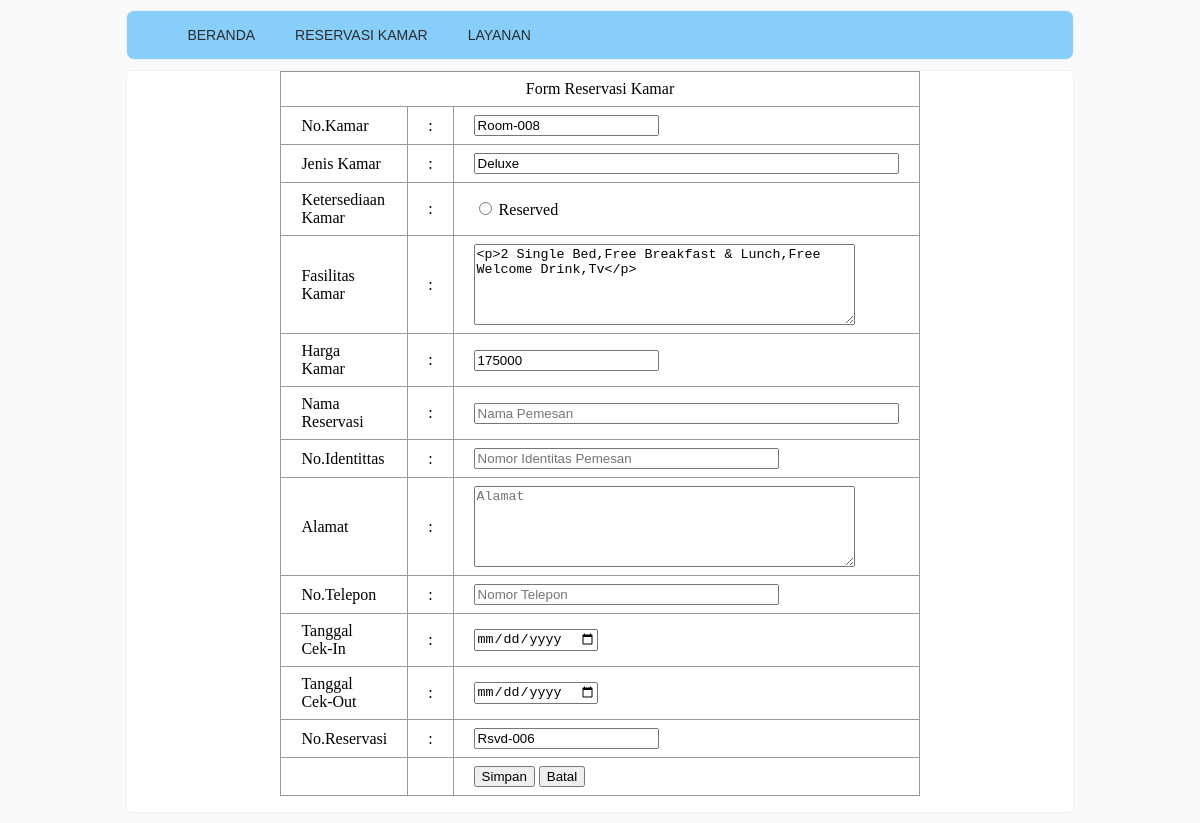
The app's page /?page=Reservasi&Kode=Room-008 with its own data.
### tables this page shows
CREATE TABLE `tbl_kamar` (
  `no_kamar` char(8) NOT NULL,
  `jenis_kamar` varchar(100) NOT NULL,
  `Ketersediaan` varchar(100) NOT NULL,
  `fasilitas` text NOT NULL,
  `harga_kamar` int(12) NOT NULL,
  `kd_kategori` char(6) NOT NULL
);

### form_pesan_kamar.php (the view, shortened to what this page needs)
<?php include "koneksidb.php";
 $Kode  = isset($_GET['Kode']) ? $_GET['Kode'] : $_POST['txtKode'];
 $mySql = "Select * from tbl_kamar where no_kamar = '$Kode'";
 $myQry = mysqli_query($koneksi,$mySql) or die ("Error Update".mysqli_error());
 $dataedit = mysqli_fetch_array($myQry);
 $datakode = $dataedit['no_kamar'];
 $datajenis = isset($_POST['txtjenis']) ? $_POST['txtjenis']:$dataedit['jenis_kamar'];
 $datafasilitas = isset($_POST['txtfasilitas']) ? $_POST['txtfasilitas']:$dataedit['fasilitas'];
 $dataharga = isset($_POST['txtharga']) ? $_POST['txtharga']:$dataedit['harga_kamar'];
?>
<?php
include "function.php";
$datanama    = isset($_POST['txtnama']) ? $_POST['txtnama']:'';
$datanoid    = isset($_POST['txtnoid']) ? $_POST['txtnoid']:'';
$dataalamat  = isset($_POST['txtalamat']) ? $_POST['txtalamat']:'';
$datanotelepon = isset($_POST['txtnotelepon']) ? $_POST['txtnotelepon']:'';
$datatglin   = isset($_POST['txttglin']) ? $_POST['txttglin']:'';
$datatglout  = isset($_POST['txttglout']) ? $_POST['txttglout']:'';
?>
<!DOCTYPE html PUBLIC "-//W3C//DTD XHTML 1.0 Transitional//EN" "http://www.w3.org/TR/xhtml1/DTD/xhtml1-transitional.dtd">
<html xmlns="http://www.w3.org/1999/xhtml">
<head>
</head>
<body>
<form id="form1" name="form1" method="post" action="">
  <table width="500" border="0" align="center" class="tablestyle">
    <tr>
      <td colspan="3" align="center">Form Reservasi Kamar</td>
    </tr>
    <tr>
      <td>No.Kamar</td>
      <td>:</td>
      <td><label for="fasilitas"></label>
      <input name="txtnokamar" type="text" id="txtnokamar" value="<?php echo $datakode;?>" size="20" readonly="readonly" /><input name="txtKode" type="hidden" value="<?php echo $datakode; ?>" /></td>
    </tr>
    <tr>
      <td>Jenis Kamar</td>
      <td>:</td>
      <td><label for="cmbjenis"></label>
        <input name="txtjenis" type="text" id="txtjenis" value="<?php echo $datajenis;?>" size="50" readonly="readonly" />
<label for="txtkd"></label></td>
    </tr>
    <tr>
      <td>Ketersediaan Kamar</td>
      <td>:</td>
      <td><label for="cmbstok"></label>
        <input type="radio" name="rbstok" id="radio2" value="Reserved" required="required" />
        <label for="rbstok">Reserved</label></td>
    </tr>
    <tr>
      <td>Fasilitas Kamar</td>
      <td>:</td>
      <td><label for="txtfasilitas"></label>
      <textarea  name="txtfasilitas" id="txtfasilitas" readonly="readonly" cols="45" rows="5"><?php echo $datafasilitas;?></textarea></td>
    </tr>
    <tr>
      <td>Harga Kamar</td>
      <td>:</td>
      <td><label for="fasilitas"></label>
      <input name="txtharga" type="text" id="txtharga" value="<?php echo $dataharga;?>" readonly="readonly" /></td>
    </tr>
    <tr>
      <td>Nama Reservasi</td>
      <td>:</td>
      <td><label for="txtnama"></label>
      <input name="txtnama" type="text" placeholder="Nama Pemesan" required="required" id="txtnama" value="<?php echo $datanama;?>" size="50" /></td>
    </tr>
    <tr>
      <td>No.Identittas</td>
      <td>:</td>
      <td><label for="txtnoid"></label>
      <input name="txtnoid" type="text" placeholder="Nomor Identitas Pemesan" required="required" id="txtnoid" value="<?php echo $datanoid;?>" size="35" /></td>
    </tr>
    <tr>
      <td>Alamat </td>
      <td>:</td>
      <td><label for="txtalamat"></label>
      <textarea name="txtalamat" cols="45" rows="5" placeholder="Alamat" required="required" id="txtalamat"><?php echo $dataalamat;?></textarea></td>
    </tr>
    <tr>
      <td>No.Telepon</td>
      <td>:</td>
      <td><label for="txtnotelepon"></label>
      <input name="txtnotelepon" type="text" placeholder="Nomor Telepon" required="required" id="txtnotelepon" value="<?php echo $datanotelepon;?>" size="35" /></td>
    </tr>
    <tr>
      <td>Tanggal Cek-In</td>
      <td>:</td>
      <td><label for="txttglin"></label>
      <input name="txttglin" type="date" required="required" id="txttglin" value="<?php echo $datatglin;?>" /></td>
    </tr>
    <tr>
      <td>Tanggal Cek-Out</td>
      <td>:</td>
      <td><label for="txttglout"></label>
      <input name="txttglout" type="date" required="required" id="txttglout" value="<?php echo $datatglout;?>" /></td>
    </tr>
    <tr>
      <td>No.Reservasi</td>
      <td>:</td>
      <td><label for="txtnoreservasi"></label>
      <?php
	  $query = "SELECT max(no_reservasi) as maxKode FROM tbl_reservasi_kamar";
$hasil = mysqli_query($koneksi,$query);
$data = mysqli_fetch_array($hasil);
$kodebaru = $data['maxKode'];
$noUrut = (int) substr($kodebaru, 5,3 );
$noUrut++;
$char = "Rsvd-";
$kodebaru = $char . sprintf("%03s", $noUrut);
	  ?>
      <input name="txtnoreservasi" type="text" required="required" id="txtnoreservasi" value="<?php echo
	  $kodebaru;?>" size="20" readonly="readonly" /></td>
    </tr>
    <tr>
      <td>&nbsp;</td>
      <td>&nbsp;</td>
      <td><label for="txtfasilitas">
        <input type="submit" name="btnsimpan" id="btnsimpan" value="Simpan" />
        <input type="submit" name="button3" id="button3" value="Batal" />
      </label></td>
    </tr>
  </table>
</form>
</body>
</html>

### style_user.css (style rules this page uses)
body { background-color:#f9f9f9; font-size:16px color:#444; font-family: sans-serif; }
.tablestyle { font-family:Georgia, "Times New Roman", Times, serif; color:#2323232; border-collapse:collapse; }
.tablestyle, th, td { border:1px solid #999; padding: 8px 20px; }

### records on screen
tbl_kamar: txtnokamar "Room-008", txtjenis "Deluxe", txtfasilitas "<p>2 Single Bed,Free Breakfast & Lunch,Free Welcome Drink,Tv</p>", txtharga "175000"
